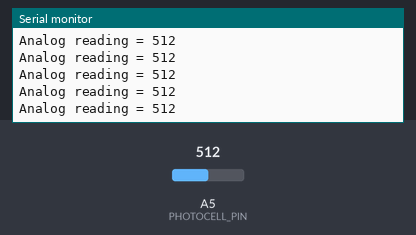
The program below on a simulated Teensy 4. Parts: the last lines printed to the serial monitor. Inputs (shaded band) come from the test bench; at power-on: A5 (PHOTOCELL_PIN) = 512.

Above: at 1.2 s.
1.3 s: A5 (PHOTOCELL_PIN) set to 716
At 1.31 s:
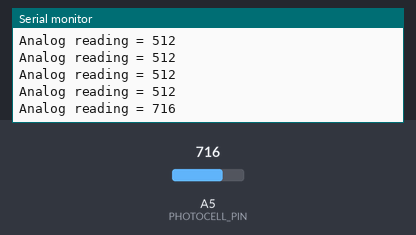
2.8 s: A5 (PHOTOCELL_PIN) set to 900
At 2.81 s:
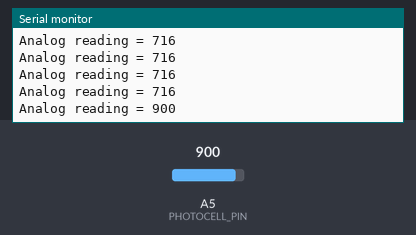
Timing chart, 0 to 5.8 s (numbered marks = the images above; inputs shaded):
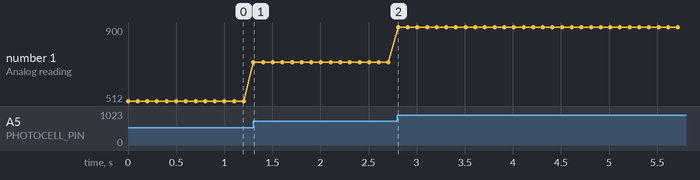

Measured:
- after the input at 1.3 s, the serial monitor: prints a new line at once (image 1)
- after the input at 2.8 s, the serial monitor: prints a new line at once (image 2)
- plotted number 1: 512 → 716 after the input at 1.3 s, 716 → 900 after the input at 2.8 s

The program:

main.cpp
```cpp
// Program to test the photo cell for possible use
// for the HOW FAST exhibit in Natural Sciences
// at OMSI.
// Created by Calico Randall
// February 12, 2025

#include <Arduino.h>

/* Photocell simple testing sketch.

Connect one end of the photocell to 5V, the other end to Analog 0.
Then connect one end of a 10K resistor from Analog 0 to ground
Connect LED from pin 11 through a resistor to ground
For more information see http://learn.adafruit.com/photocells */

// The photo cell and 10k pulldown resistor are connected to pin 0
#define PHOTOCELL_PIN 19
// LED_PIN for the red LED on the board
#define LED_PIN 13
// The raw analog reading from the sensor divider
int photocellReading;

void setup() {
  Serial.begin(9600);
}

void loop() {
  photocellReading = analogRead(PHOTOCELL_PIN);

  Serial.print("Analog reading = ");
  Serial.println(photocellReading);

  // // LED gets brighter the darker it is at the sensor
  // // that means we have to -invert- the reading from 0-1023 back to 1023-0
  // photocellReading = 1023 - photocellReading;
  // //now we have to map 0-1023 to 0-255 since thats the range analogWrite uses
  // LEDbrightness = map(photocellReading, 0, 1023, 0, 255);
  digitalWrite(LED_PIN, HIGH);

  delay(100);
}
```
